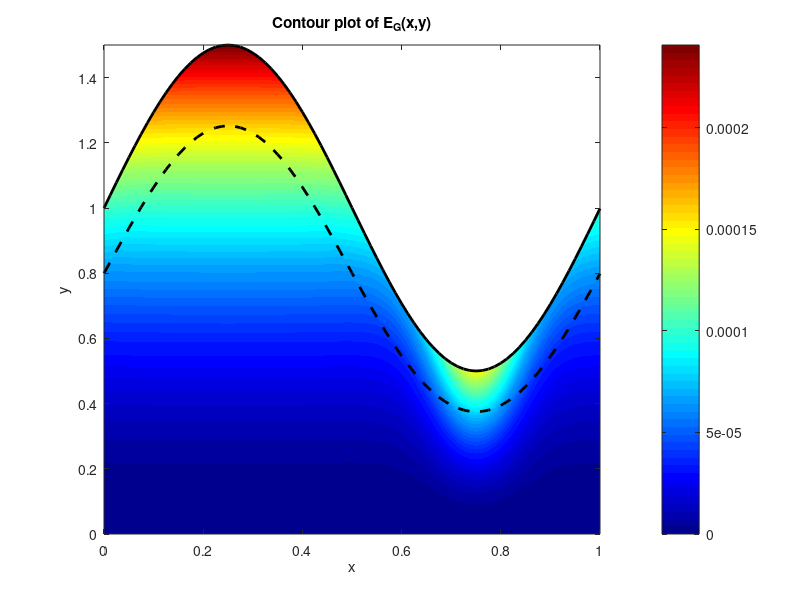

Write MATLAB code to recreate this figure.
clear all;
clc;

% Constants and parameters
pi_val = 3.14;  
G = 0.001;       
B = 0.01;      
mu = 0.001;
beta = B;
Br = 0.01;
T = 0.01;          
q = -1.025;

% Function definitions
h = @(x) 1 + 0.5 * sin(2 * pi_val * x);
q1 = @(mu, q) (-(0.8)^8 * (mu - 1) * G * B / (120 * mu) + ...
               (0.8)^6 * (mu - 1) * G * B / (20 * mu) - ...
               (0.8)^5 * (mu - 5/4) * G * B / (30 * mu) - ...
               (0.8)^4 * (mu - 1) * (1 + G * B / (24 * mu)) + ...
               (0.8)^3 * (mu - 3/2) * (q + 1 + G * B / (30 * mu)) + ...
               (0.8) * (G * B / (120 * mu) + 3 * q / 2 + 1 / 2)) / ...
               ((mu - 1) * (0.8)^3 + 1);

% X values
x_values = linspace(0, 1, 81);
h_all = zeros(size(x_values));
q1_val = q1(mu, q);

% Compute h1(x)
for i = 1:length(x_values)
    x = x_values(i);
    h_val = h(x);

    A = (mu - 1) * G * B / (120 * mu);
    B1 = -(mu - 1) * G * B * h_val^2 / (20 * mu);
    C = (mu - 5/4) * G * B * h_val^3 / (30 * mu);
    D = (mu - 1) * (1 + G * B * h_val^4 / (24 * mu));
    E = -((mu - 3/2) * (q + h_val + G * B * h_val^5 / (30 * mu)) - q1_val * (mu - 1));
    F = -((q + h_val) * 3 * h_val^2 / 2 + G * B * h_val^7 / 120 - h_val^3);
    G1 = q1_val * h_val^3;

    coeffs = [A, 0, B1, C, D, E, 0, F, G1];
    rts = roots(coeffs);

    real_rts = rts(imag(rts) == 0 & real(rts) > 0 & real(rts) < h_val);

    if isempty(real_rts)
        h_all(i) = 0;
    else
        h_all(i) = real_rts(1);
    end
end

% Number of vertical points for each layer
Ny = 1000;

% Initialize surfaces
E_combined = [];
Y_combined = [];
X_combined = [];

% Loop to construct seamless layers
for i = 1:length(x_values)
    x = x_values(i);
    h1_val = h_all(i);
    h_val = h(x);
    
    y_core = linspace(0, h1_val, Ny);
    y_periph = linspace(h1_val, h_val, Ny);
    
    % Compute E1 and E2
    E1 = (beta .* y_core).^2 + ...
     (Br ./ T) .* ( ...
     -3 .* mu .* y_core .* ...
     (q + h_val + (G * beta / (30 * mu)) .* ...
     ((mu - 1) .* h1_val.^5 + h_val.^5)) ./ ...
     ((mu - 1) .* h1_val.^3 + h_val.^3) ).^2;

    E2 = (beta .* y_periph).^2 + ...
    (Br ./ T) .* ( ...
    -3 .* mu .* y_periph .* ...
    (q + h_val + (G * beta / (30 * mu)) .* ...
    ((mu - 1) .* h1_val.^5 + h_val.^5)) ./ ...
    ((mu - 1) .* h1_val.^3 + h_val.^3) + (G * beta / (6 * mu)) .* y_periph.^3 ).^2;
    
    % Stack values
    Y_combined = [Y_combined; y_core'; y_periph(2:end)'];
    X_combined = [X_combined; x * ones(Ny,1); x * ones(Ny-1,1)];
    E_combined = [E_combined; E1'; E2(2:end)'];
end

% Reshape for contour plot
points_per_column = Ny * 2 - 1;
Xgrid = reshape(X_combined, points_per_column, []);
Ygrid = reshape(Y_combined, points_per_column, []);
Egrid = reshape(E_combined, points_per_column, []);

% === Contour Plot ===
figure;
contourf(Xgrid, Ygrid, Egrid, 200, 'LineColor', 'none');
xlabel('x');
ylabel('y');
title('Contour plot of E_G(x,y)');
colorbar;
colormap jet;
axis tight;
box on;

% Overlay h1(x) and h(x) on contour
hold on;
plot(x_values, h_all, 'k--', 'LineWidth', 2);  % h1 interface
plot(x_values, arrayfun(h, x_values), 'k-', 'LineWidth', 2);  % wall profile

% legend('E_G Contours', 'Interface h_1(x)', 'Wall h(x)', 'Location', 'northeast');
